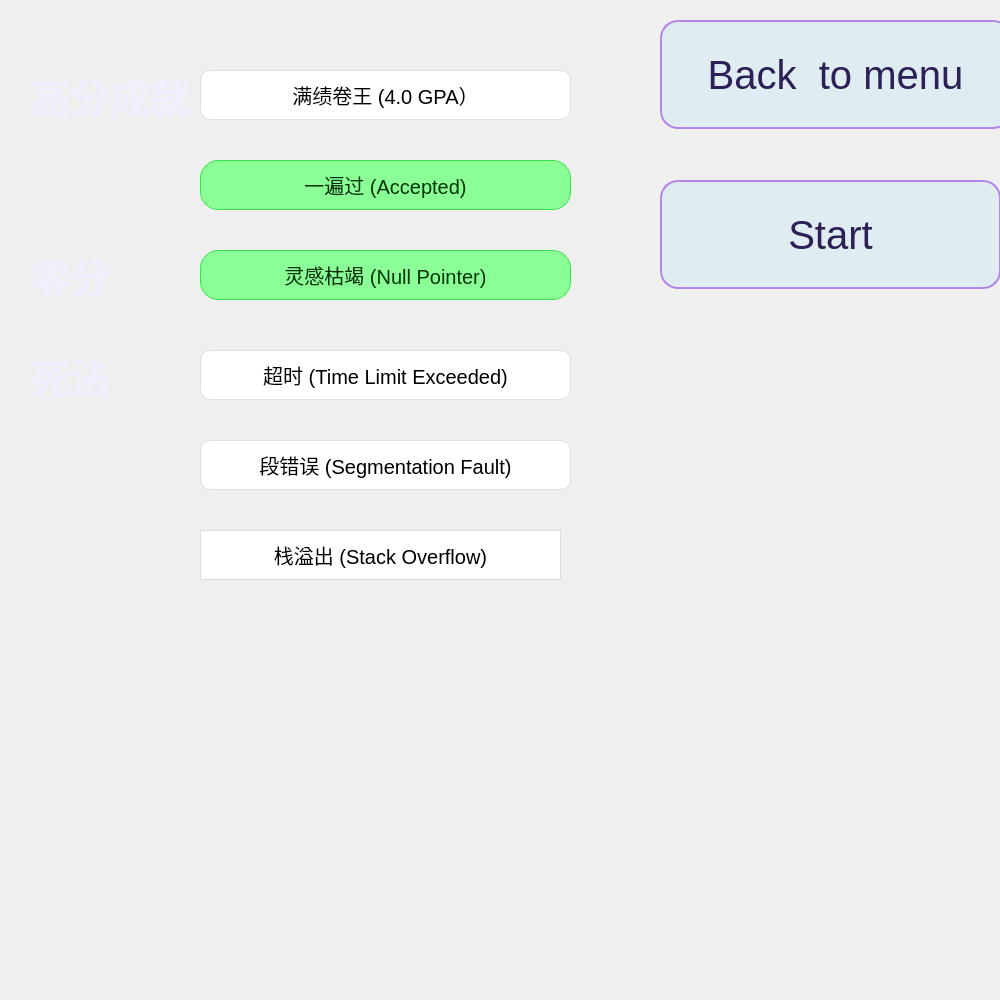
<?xml version="1.0" encoding="UTF-8"?>
<ui version="4.0">
 <class>achievements</class>
 <widget class="QDialog" name="achievements">
  <property name="geometry">
   <rect>
    <x>0</x>
    <y>0</y>
    <width>1000</width>
    <height>1000</height>
   </rect>
  </property>
  <property name="windowTitle">
   <string>Dialog</string>
  </property>
  <property name="styleSheet">
   <string notr="true">background-image: url(:/new/prefix2/bck.png);</string>
  </property>
  <widget class="QPushButton" name="btnFullStack">
   <property name="geometry">
    <rect>
     <x>200</x>
     <y>70</y>
     <width>371</width>
     <height>50</height>
    </rect>
   </property>
   <property name="font">
    <font>
     <pointsize>15</pointsize>
    </font>
   </property>
   <property name="styleSheet">
    <string notr="true">/* 全局样式表，添加到窗体/主窗口stylesheet */
QPushButton{
    background: white;
    border:1px solid #ddd;
border-radius:10px;
}
QPushButton:hover{background:#f8f8f8;}
QPushButton:pressed{background:#efefef;}
</string>
   </property>
   <property name="text">
    <string>满绩卷王 (4.0 GPA）</string>
   </property>
  </widget>
  <widget class="QPushButton" name="btn_back">
   <property name="geometry">
    <rect>
     <x>660</x>
     <y>20</y>
     <width>351</width>
     <height>109</height>
    </rect>
   </property>
   <property name="font">
    <font>
     <pointsize>30</pointsize>
    </font>
   </property>
   <property name="styleSheet">
    <string notr="true">QPushButton{
    min-width:255px;
    min-height:105px;
    border-radius:18px;
    border:2px solid #b285e6; /*淡紫描边*/
    background:rgba(165,228,255,55); /*半透冰蓝磨砂，透出背景城堡*/
    color:#2c2057;
   
}
/*悬浮发光：紫+金色光晕 */
QPushButton:hover{
    background:rgba(185,238,255,75);
    box-shadow:0 0 13px #d8b4ff,0 0 23px #ffddb0;
}</string>
   </property>
   <property name="text">
    <string>Back  to menu</string>
   </property>
  </widget>
  <widget class="QPushButton" name="btnRMRF">
   <property name="geometry">
    <rect>
     <x>200</x>
     <y>250</y>
     <width>371</width>
     <height>50</height>
    </rect>
   </property>
   <property name="font">
    <font>
     <pointsize>15</pointsize>
    </font>
   </property>
   <property name="styleSheet">
    <string notr="true">QPushButton{
    background-color: #89FF96;
    border:1px solid #39E04E;
   
 border-radius:18px;
    box-shadow: 0 0 10px #32E648;
    color:#003300;
}
QPushButton:hover{
    background-color: #A7FFB2;
    box-shadow: 0 0 16px #26F042;
    color:#001A00;
}
QPushButton:pressed{
    background-color: #63E873;
    box-shadow: 0 0 6px #18CC30;
    color:#000000;
}</string>
   </property>
   <property name="text">
    <string>灵感枯竭 (Null Pointer)</string>
   </property>
  </widget>
  <widget class="QPushButton" name="btn_start">
   <property name="geometry">
    <rect>
     <x>660</x>
     <y>180</y>
     <width>341</width>
     <height>109</height>
    </rect>
   </property>
   <property name="font">
    <font>
     <pointsize>30</pointsize>
    </font>
   </property>
   <property name="styleSheet">
    <string notr="true">QPushButton{
    min-width:255px;
    min-height:105px;
    border-radius:18px;
    border:2px solid #b285e6; /*淡紫描边*/
    background:rgba(165,228,255,55); /*半透冰蓝磨砂，透出背景城堡*/
    color:#2c2057;
   
}
/*悬浮发光：紫+金色光晕 */
QPushButton:hover{
    background:rgba(185,238,255,75);
    box-shadow:0 0 13px #d8b4ff,0 0 23px #ffddb0;
}</string>
   </property>
   <property name="text">
    <string>Start</string>
   </property>
  </widget>
  <widget class="QPushButton" name="btnTLE">
   <property name="geometry">
    <rect>
     <x>200</x>
     <y>350</y>
     <width>371</width>
     <height>50</height>
    </rect>
   </property>
   <property name="font">
    <font>
     <pointsize>15</pointsize>
    </font>
   </property>
   <property name="styleSheet">
    <string notr="true">/* 全局样式表，添加到窗体/主窗口stylesheet */
QPushButton{
    background: white;
    border:1px solid #ddd;
border-radius:10px;
}
QPushButton:hover{background:#f8f8f8;}
QPushButton:pressed{background:#efefef;}</string>
   </property>
   <property name="text">
    <string>超时 (Time Limit Exceeded)</string>
   </property>
  </widget>
  <widget class="QPushButton" name="btnSO">
   <property name="geometry">
    <rect>
     <x>200</x>
     <y>440</y>
     <width>371</width>
     <height>50</height>
    </rect>
   </property>
   <property name="font">
    <font>
     <pointsize>15</pointsize>
    </font>
   </property>
   <property name="styleSheet">
    <string notr="true">/* 全局样式表，添加到窗体/主窗口stylesheet */
QPushButton{
    background: white;
    border:1px solid #ddd;
border-radius:10px;
}
QPushButton:hover{background:#f8f8f8;}
QPushButton:pressed{background:#efefef;}</string>
   </property>
   <property name="text">
    <string>段错误 (Segmentation Fault)</string>
   </property>
  </widget>
  <widget class="QLabel" name="label">
   <property name="geometry">
    <rect>
     <x>30</x>
     <y>70</y>
     <width>161</width>
     <height>51</height>
    </rect>
   </property>
   <property name="font">
    <font>
     <pointsize>30</pointsize>
     <bold>true</bold>
    </font>
   </property>
   <property name="styleSheet">
    <string notr="true">QLabel{
    color:#f3eeff;
    font-weight:bold;
}</string>
   </property>
   <property name="text">
    <string>高分成就</string>
   </property>
  </widget>
  <widget class="QLabel" name="label_2">
   <property name="geometry">
    <rect>
     <x>30</x>
     <y>250</y>
     <width>161</width>
     <height>50</height>
    </rect>
   </property>
   <property name="font">
    <font>
     <pointsize>30</pointsize>
     <bold>true</bold>
    </font>
   </property>
   <property name="styleSheet">
    <string notr="true">QLabel{
    color:#f3eeff;
    font-weight:bold;
}</string>
   </property>
   <property name="text">
    <string>零分</string>
   </property>
  </widget>
  <widget class="QLabel" name="label_3">
   <property name="geometry">
    <rect>
     <x>30</x>
     <y>350</y>
     <width>161</width>
     <height>50</height>
    </rect>
   </property>
   <property name="font">
    <font>
     <pointsize>30</pointsize>
     <bold>true</bold>
    </font>
   </property>
   <property name="styleSheet">
    <string notr="true">QLabel{
    color:#f3eeff;
    font-weight:bold;
}</string>
   </property>
   <property name="text">
    <string>死法</string>
   </property>
  </widget>
  <widget class="QPushButton" name="btnAC">
   <property name="geometry">
    <rect>
     <x>200</x>
     <y>160</y>
     <width>371</width>
     <height>50</height>
    </rect>
   </property>
   <property name="font">
    <font>
     <pointsize>15</pointsize>
    </font>
   </property>
   <property name="styleSheet">
    <string notr="true">QPushButton{
    background-color: #89FF96;
    border:1px solid #39E04E;
   
 border-radius:18px;
    box-shadow: 0 0 10px #32E648;
    color:#003300;
}
QPushButton:hover{
    background-color: #A7FFB2;
    box-shadow: 0 0 16px #26F042;
    color:#001A00;
}
QPushButton:pressed{
    background-color: #63E873;
    box-shadow: 0 0 6px #18CC30;
    color:#000000;
}</string>
   </property>
   <property name="text">
    <string>一遍过 (Accepted)</string>
   </property>
  </widget>
  <widget class="QPushButton" name="btnSegFault">
   <property name="geometry">
    <rect>
     <x>200</x>
     <y>530</y>
     <width>361</width>
     <height>50</height>
    </rect>
   </property>
   <property name="font">
    <font>
     <pointsize>15</pointsize>
    </font>
   </property>
   <property name="styleSheet">
    <string notr="true">/* 全局样式表，添加到窗体/主窗口stylesheet */
QPushButton{
    background: white;
    border:1px solid #ddd;
}
QPushButton:hover{background:#f8f8f8;}
QPushButton:pressed{background:#efefef;}</string>
   </property>
   <property name="text">
    <string>栈溢出 (Stack Overflow)</string>
   </property>
  </widget>
 </widget>
 <resources/>
 <connections/>
</ui>
